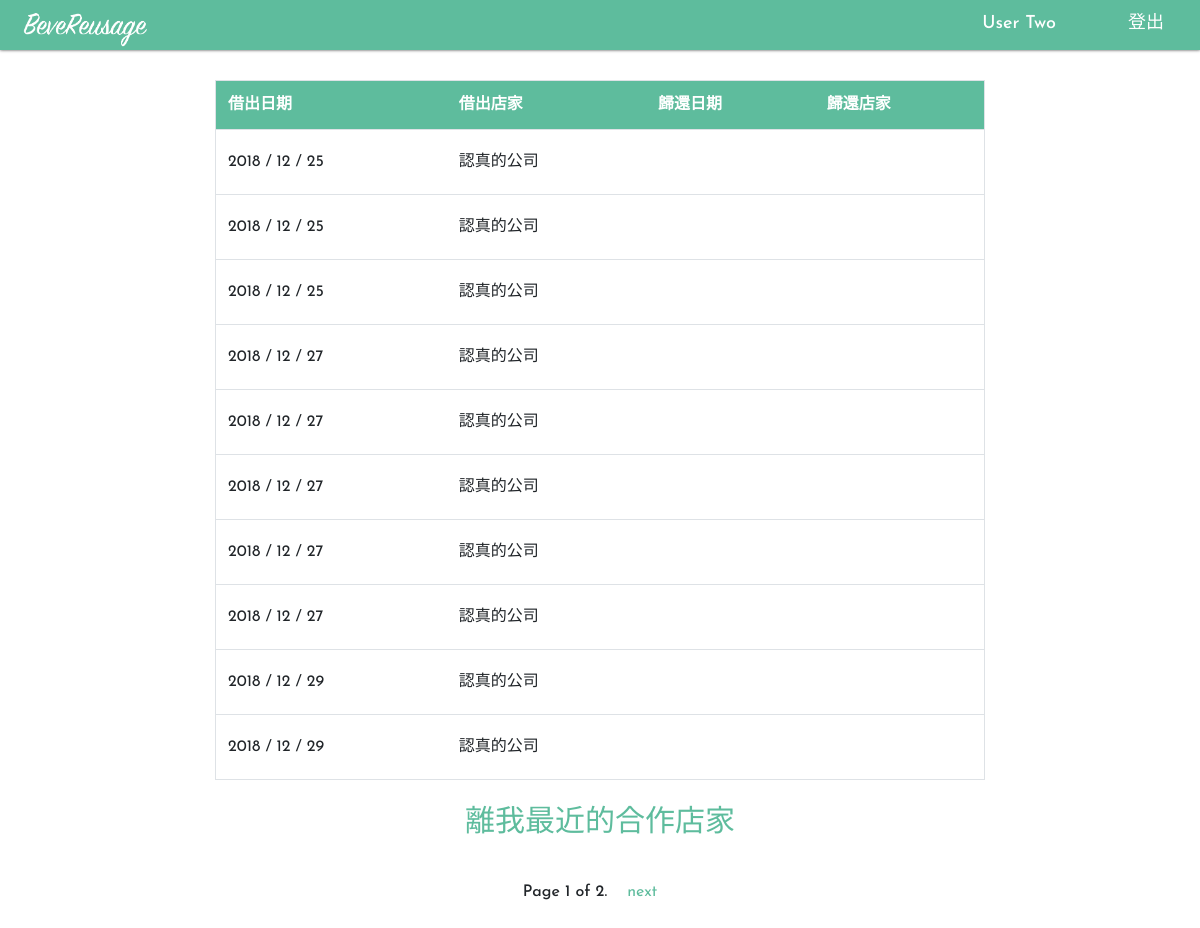
Page /interaction/customer/mycups/ (signed in) on the committed database.
### interaction/models.py (models this page shows, shortened)
class CupUser(AbstractUser):
    phone_number = models.CharField(blank=True, null=True, max_length=10, help_text='e.g. 0912345678')
    address = models.CharField(blank=True, null=True, max_length=300)
    title = models.CharField(blank=True, null=True, max_length=300)
    is_customer = models.BooleanField(default=False, verbose_name='customer status')
    is_business = models.BooleanField(default=False, verbose_name='business status')
    @property
    def name(self):
        if self.first_name and self.last_name:
            english = r'(^[A-Za-z]+$)'
            if re.match(english, self.first_name+self.last_name):
                return ("%s %s" % (self.first_name, self.last_name))
            else:
                return self.last_name+self.first_name
        elif self.title:
            return self.title
        else:
            return self.username

class Record(models.Model):
    cup = models.ForeignKey('Cup', on_delete=models.SET_NULL, blank=True, null=True)
    user = models.ForeignKey('CupUser', related_name='user', on_delete=models.SET_NULL, blank=True, null=True)
    source = models.ForeignKey('CupUser', related_name='source', on_delete=models.SET_NULL, blank=True, null=True)
    destination = models.ForeignKey('CupUser', related_name='destination', on_delete=models.SET_NULL, blank=True, null=True)
    returned_at = models.DateTimeField(auto_now=True)        # record 被更新的時間就是杯子被還回來的時間
    loaned_out_at = models.DateTimeField(auto_now_add=True)  # 杯子被租出去的時間就是 record 建立的時間
    class meta:
        ordering = ['-loaned_out_at']

### interaction/views/customer.py (the view)
# urls.py: path('customer/mycups/', customer.CustomerRecordListView.as_view(), name='customer-view-cups'),
class CustomerRecordListView(LoginRequiredMixin, ListView):
    model = Record
    template_name ='customer_record.html'
    context_object_name = 'checked_out_records' # default is 'record_list'
    paginate_by = 10
    def get_queryset(self):
        return Record.objects.filter(user=self.request.user).order_by('loaned_out_at')

### interaction/templates/customer_record.html (shortened to what this page needs)
{% extends "base_generic.html" %}
{% block content %}
  <div class="table_sec col-md-8">
  {% if checked_out_records %}
    <table class="table table-hover">
      <thead class="table-head">
        <tr>
          <th scope="col">借出日期</th>
          <th scope="col">借出店家</th>
          <th scope="col">歸還日期</th>
          <th scope="col">歸還店家</th>
        </tr>
      </thead>
      {% for record in checked_out_records %}
      <tbody>
        <tr>
          <td>{{ record.loaned_out_at|date:"Y / m / d" }}</td>
          <td>{{ record.source.name }}</td>
          <td>{% if record.destination %} {{ record.returned_at|date:"Y / m / d" }} {% endif %}</td>
          <td>{{ record.destination.name }}</td>
        </tr>
      </tbody>
      {% endfor %}
    </table>
    {% else %}
      <p>你還沒有租借杯子紀錄</p>
    {% endif %}
  </div>
  <div class="col-md-12">
    <h1>離我最近的合作店家</h1>
  </div>
{% endblock %}

### interaction/templates/nav_bar.html (shortened to what this page needs)
<nav class="col-12 navbar">
  <a class="logo" href="{% url 'index' %}">
    <img class="navbar-logo" src="../static/asset/1x/logo word.png" alt="">
  </a>
  <div class="nav-toggler navbar-collapse">
    <div class="menu">
      <ul class="nav-list">
          {% if user.is_authenticated %}
            {% if user.is_customer %}
              <li class="nav-item"><a class="nav-link" href="{% url 'customer-view-cups' %}">{{ user.name }}</a></li>
            {% elif user.is_business %}
              <li class="nav-item"><a class="nav-link" href="{% url 'business-manage-cups' %}">{{ user.name }}</a></li>
            {% else %}
              <li class="nav-item nav-link"></li>
              <li class="nav-item"><a class="nav-link" href="">你是 {{ user.name }}</a></li>
              <li class="nav-item"><a class="nav-link" href="{% url 'customer-view-cups' %}">顧客頁面</a></li>
              <li class="nav-item"><a class="nav-link" href="{% url 'business-manage-cups' %}">商家頁面</a></li>
            {% endif %}
            <li class="nav-item"><a class="nav-link" href="{% url 'logout' %}?next="/" ">登出</a></li>
          {% endif %}
        </ul>
    </div>
  </div>
</nav>

### interaction/static/css/styles.css (style rules this page uses)
body, html { position: relative; padding:0; margin:0; width:100vw; font-family: 'Josefin Sans', sans-serif,'LiHei Pro'; }
html { scroll-behavior: smooth; }
:root { --color-main:#5EBC9D; --color-text:#ffffff; --color-second:#efefef; --color-shadow:#454545; --color-warning:#FFAE51; --color-btn:#49937B; --color-light:#9DDDC8; }
.navbar { display: flex; flex-direction: row nowrap; justify-content: space-between; position: relative; height:50px; z-index: 100; left:0; right:0; background-color:var(--color-main); box-shadow: 0px 0px 3px var(--color-shadow); transition: 0.5s; padding:0px 10px ; }
.nav-list { height:100vh !important; display: flex; flex-direction: column; justify-content: center; }
.logo { display: flex; justify-content: center; align-items: center; z-index: 101; font-weight:500; font-size: 20px; color:var(--color-text); }
.menu { display: flex; flex-direction: column; justify-content: center; align-items: center; overflow: hidden; height: 0; transition: height 1s; position: absolute; top:0; right:0; left: 0; background-color: var(--color-main); }
ul { list-style: none; padding: 0; }
.nav-list { top:50px; height:50px; }
.nav-item { display: flex; justify-content: center; padding:15px 0px; }
.nav-link { display: block; color:var(--color-text); font-size:20px; font-weight:500; text-decoration: none; transition: all 0.3s; height:100%; }
.nav-link::after { display: block; opacity:0; content: ""; height:2px; background-color: var(--color-text); }
h1 { color: var(--color-main); text-align: center; font-size:30px; padding:10px 0; width: 100%; }
td { padding: 5px 5px; }
.table_sec { padding-top:30px; display: flex; justify-content: center; }
.table { border-radius: 5px; border:1px solid #dee2e6; }
.table-head { background-color: var(--color-main); color: var(--color-text); }
.table tbody+tbody { border-top:1px solid #dee2e6; }
.table td { vertical-align: center; }
td { line-height: 40px; }
.table thead th { border:none; }
@media only screen and (min-width:650px) { .logo { z-index: 1; } }
@media only screen and (min-width:650px) { .nav-toggler { display: flex; justify-content: space-between; } }
@media only screen and (min-width:650px) { .navbar-logo { height:50px; width:150px; } }
@media only screen and (min-width:650px) { .menu { flex-direction: row; justify-content: flex-end; top:0; float: right; height: 50px; transition: none; background-color: none; padding-top: 10px; padding-bottom: 10px; } }
@media only screen and (min-width:650px) { .nav-list { display: flex; flex-direction: row; height:100% !important; } }
@media only screen and (min-width:650px) { .nav-item { padding:0px 20px; } }
@media only screen and (min-width:650px) { .nav-link { font-size: 18px; } }
@media only screen and (min-width:650px) { .navbar { background-color: none; } }
@media only screen and (min-width:650px) { .nav-list { height:30px; } }
@media only screen and (min-width:650px) { .menu { background-color: transparent; top:0; flex-direction: row; align-items: flex-start; overflow: unset; } }
@media only screen and (min-width:650px) { .nav-link { padding-top:0px; } }

### rows in the picture
CupUser: name "User Two"
Record: loaned_out_at "2018 / 12 / 25", source.name "認真的公司"
Record: loaned_out_at "2018 / 12 / 25", source.name "認真的公司"
Record: loaned_out_at "2018 / 12 / 25", source.name "認真的公司"
Record: loaned_out_at "2018 / 12 / 27", source.name "認真的公司"
Record: loaned_out_at "2018 / 12 / 27", source.name "認真的公司"
Record: loaned_out_at "2018 / 12 / 27", source.name "認真的公司"
Record: loaned_out_at "2018 / 12 / 27", source.name "認真的公司"
Record: loaned_out_at "2018 / 12 / 27", source.name "認真的公司"
Record: loaned_out_at "2018 / 12 / 29", source.name "認真的公司"
Record: loaned_out_at "2018 / 12 / 29", source.name "認真的公司"

### other values in the picture
{{ page_obj.number }} "1"
{{ page_obj.paginator.num_pages }} "2"
